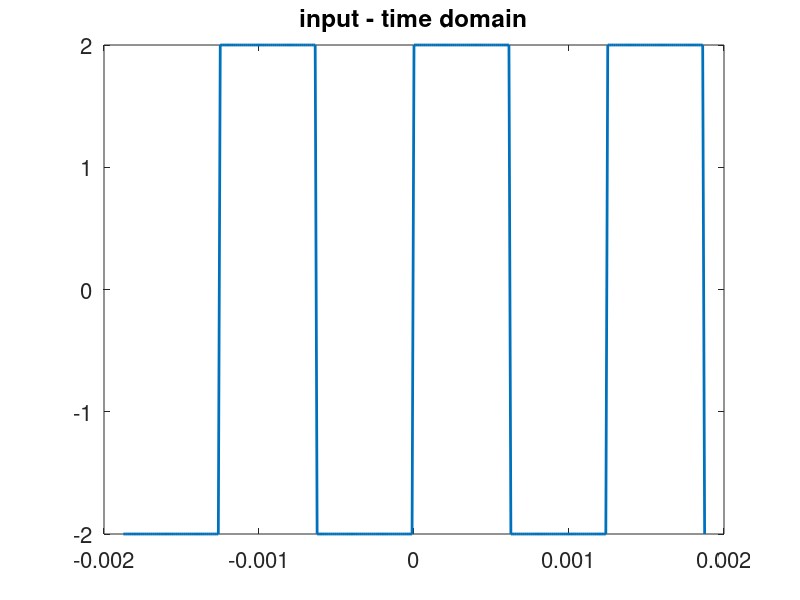
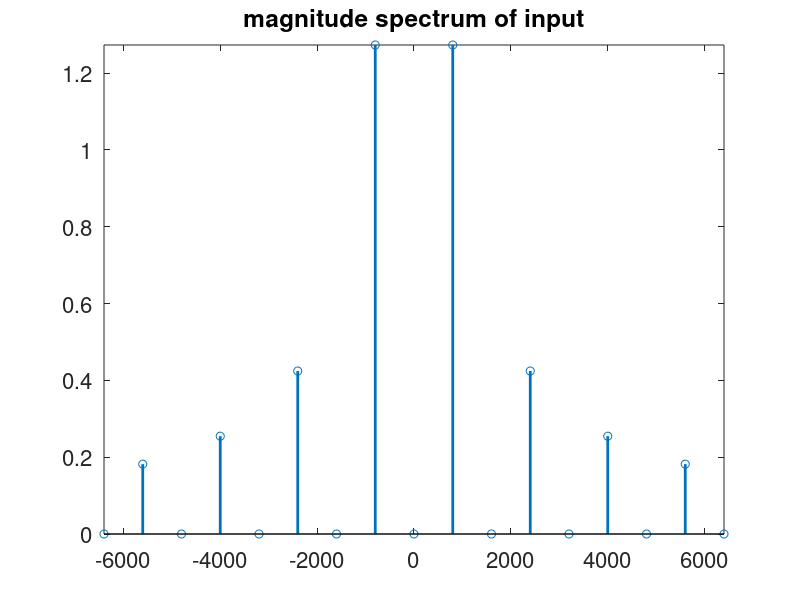
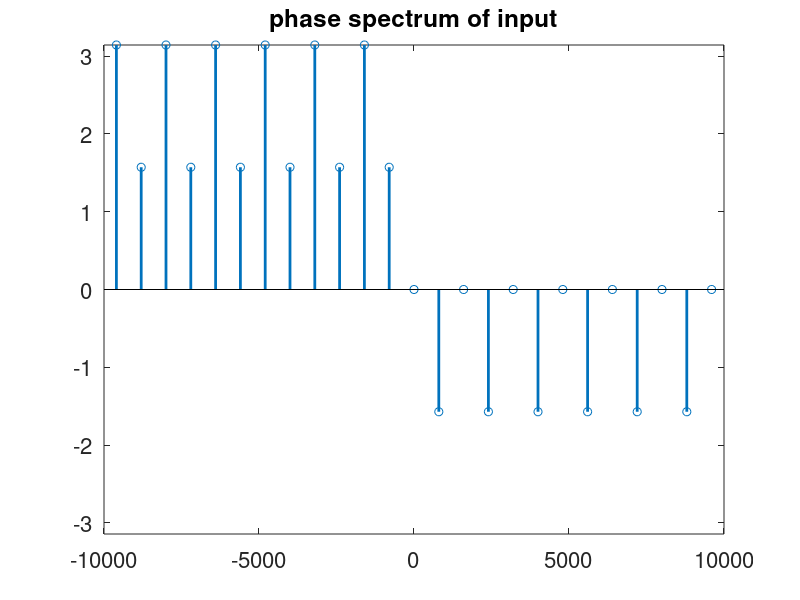
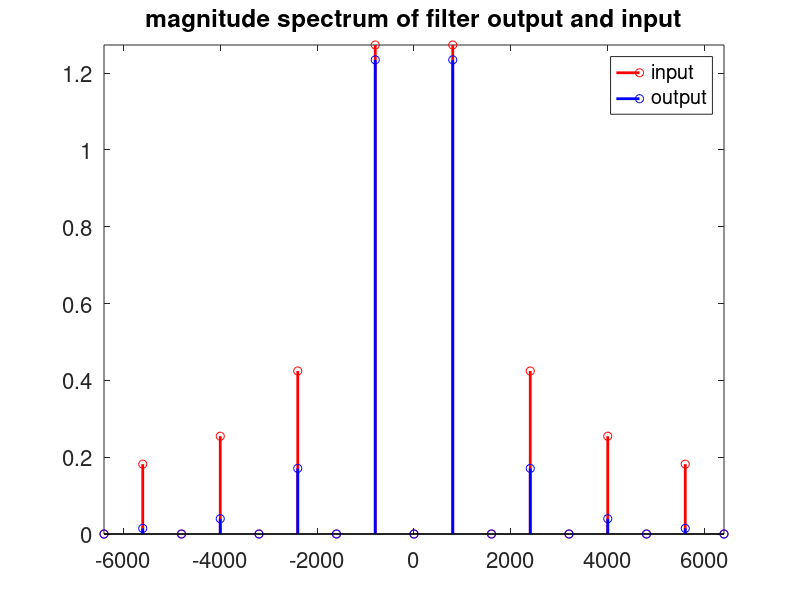

Recreate these plots in MATLAB, in order.
%% Square wave generator
clc
clear all
hold off

f0=800;     %fundamental freq of input sqaure wave
T0 = 1/f0;  %period 
tstep = 0.01*T0;
no_sample = 3*T0/tstep + 1; %no. of samples  within  3*T0

%tt = -0.5*T0:tstep:0.5*T0;
tt = -1.5*T0:tstep:1.5*T0;

square_in = 2*square(tt*2*pi*f0,50);

figure(1)
Hp1 = plot(tt,square_in);
set(Hp1,'LineWidth',2)
Ha = gca;
set(Ha,'Fontsize',16)
title('input - time domain')
pause

%% Fourier series representation of signal (Amplitude Spectrum)
      
K=1/(2*pi);
N= 100; %no. of harmonics
nvec = -N:N;
c_in = zeros(size(nvec)); %fourier coefficients
A = 2;
for n = nvec
    m = n+N+1;
    c_in(m) = (A/(1i*n*pi))*(1-cos(n*pi));
    
    if (n == 0)
      c_in(m) = 0.0;
    end
end


f = nvec*f0; %frequency vector
figure(2)
Hp1=stem(f,abs(c_in));
axis([-8*f0 8*f0 0 max(abs(c_in))])
set(Hp1,'LineWidth',2)
Ha = gca;
set(Ha,'Fontsize',16)
title('magnitude spectrum of input')
pause

%% Fourier series representation of signal (Phase Spectrum)

figure(3)
Hp1=stem(f,angle(c_in));
set(Hp1,'LineWidth',2)
Ha = gca;
set(Ha,'Fontsize',16)
axis([-0.1e5 0.1e5 -pi pi])
title('phase spectrum of input')
pause

%% Designing the 2nd order Butterworth filter


R=10000; %10k ohms
C=1e-8; %10 nF
fc=1/(2*pi*R*C);     %cutoff freq of filter
%fc = 5000;

Hf = 1./ (power(1i*f/fc,2) + 1.414*(1i*f/fc) + 1); %filter transfer function

c_out = c_in .* Hf; %Fourier coefficients of the filter output

figure(4)
stem(f,abs(c_in),'r','LineWidth',2);
hold on
stem(f,abs(c_out),'b','LineWidth',2);
hold off
axis([-8*f0 8*f0 0 max(abs(c_in))])
Ha = gca;
set(Ha,'Fontsize',16)
title('magnitude spectrum of filter output and input')
Ha = gca;
set(Ha,'Fontsize',16)
legend('input','output')
pause
%% 

figure(5)
stem(f,angle(c_in),'r','LineWidth',2);
hold on
stem(f,angle(c_out),'b','LineWidth',2);
hold off
axis([-0.8e4 0.8e4 -pi pi])
Ha = gca;
set(Ha,'Fontsize',16)
title('phase spectrum of input and output')
Ha = gca;
set(Ha,'Fontsize',16)
legend('input','output')
pause


%% Construct the output signal from the Cout Fourier coefficients

A = zeros(3*N+1,ceil(no_sample));
for n = nvec
    m=n+N+1;
    A(m,:) = c_out(m) .* exp(1i*2*pi*n*f0*tt);
end
gp_out = sum(A);
figure(6)
Hp1 = plot(tt,real(gp_out),'b',tt,square_in,'r');
set(Hp1,'LineWidth',2)
Ha = gca;
set(Ha,'Fontsize',16)
title('filter input and output-time domain')
set(Ha,'Fontsize',16)
legend('output','input')
pause